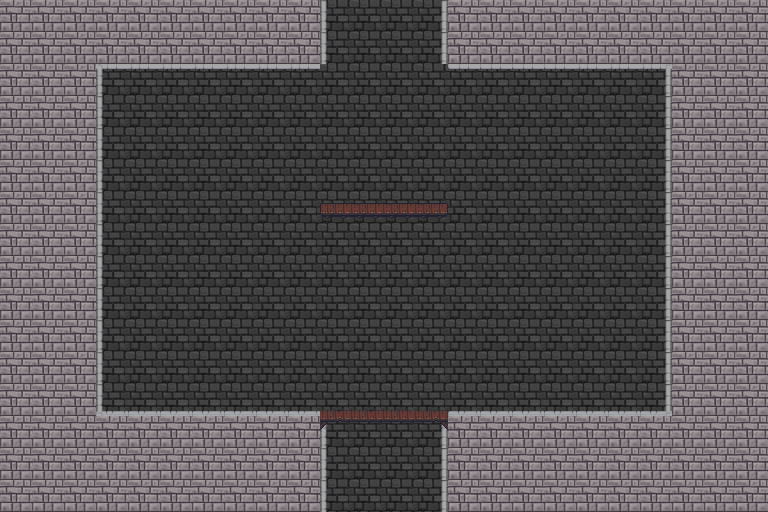

Tiled map render using the project's own tile images. Description and the map definition, with tile-layer contents summarised, below:
An orthogonal 24x16 tile map with 32x32 px tiles, 3 tile layers (Слой тайлов 1, Слой тайлов 2, Fire), 5 tilesets and 3 objects.

<map version="1.0" orientation="orthogonal" renderorder="right-down" width="24" height="16" tilewidth="32" tileheight="32" nextobjectid="42">
 <properties>
  <property name="Down" value="Yes" />
  <property name="Height" type="float" value="5.12" />
  <property name="Left" value="No" />
  <property name="Right" value="No" />
  <property name="Up" value="Yes" />
  <property name="Width" type="float" value="7.68" />
 </properties>
 <tileset firstgid="1" name="wall" tilewidth="32" tileheight="32" tilecount="1" columns="1">
  <image source="../Resources/wall.jpg" width="32" height="32" />
  <tile id="0">
   <properties>
    <property name="Height" type="float" value="5.12" />
    <property name="Width" type="float" value="10.24" />
   </properties>
  </tile>
 </tileset>
 <tileset firstgid="2" name="castle" tilewidth="32" tileheight="32" spacing="1" margin="1" tilecount="465" columns="31">
  <image source="../Resources/castle.png" width="1024" height="512" />
 </tileset>
 <tileset firstgid="467" name="Fire" tilewidth="32" tileheight="64" tilecount="32" columns="8">
  <image source="../Resources/Fire.png" width="256" height="256" />
  <tile id="0">
   <properties>
    <property name="FireFrame" value="1" />
   </properties>
  </tile>
  <tile id="1">
   <properties>
    <property name="FireFrame" value="2" />
   </properties>
  </tile>
  <tile id="2">
   <properties>
    <property name="FireFrame" value="3" />
   </properties>
  </tile>
  <tile id="3">
   <properties>
    <property name="FireFrame" value="4" />
   </properties>
  </tile>
  <tile id="4">
   <properties>
    <property name="FireFrame" value="5" />
   </properties>
  </tile>
  <tile id="5">
   <properties>
    <property name="FireFrame" value="6" />
   </properties>
  </tile>
  <tile id="6">
   <properties>
    <property name="FireFrame" value="7" />
   </properties>
  </tile>
  <tile id="7">
   <properties>
    <property name="FireFrame" value="8" />
   </properties>
  </tile>
  <tile id="8">
   <properties>
    <property name="FireFrame" value="9" />
   </properties>
  </tile>
  <tile id="9">
   <properties>
    <property name="FireFrame" value="10" />
   </properties>
  </tile>
  <tile id="10">
   <properties>
    <property name="FireFrame" value="11" />
   </properties>
  </tile>
  <tile id="11">
   <properties>
    <property name="FireFrame" value="12" />
   </properties>
  </tile>
  <tile id="12">
   <properties>
    <property name="FireFrame" value="13" />
   </properties>
  </tile>
  <tile id="13">
   <properties>
    <property name="FireFrame" value="14" />
   </properties>
  </tile>
  <tile id="14">
   <properties>
    <property name="FireFrame" value="15" />
   </properties>
  </tile>
  <tile id="15">
   <properties>
    <property name="FireFrame" value="16" />
   </properties>
  </tile>
  <tile id="16">
   <properties>
    <property name="FireFrame" value="17" />
   </properties>
  </tile>
  <tile id="17">
   <properties>
    <property name="FireFrame" value="18" />
   </properties>
  </tile>
  <tile id="18">
   <properties>
    <property name="FireFrame" value="19" />
   </properties>
  </tile>
  <tile id="19">
   <properties>
    <property name="FireFrame" value="20" />
   </properties>
  </tile>
  <tile id="20">
   <properties>
    <property name="FireFrame" value="21" />
   </properties>
  </tile>
  <tile id="21">
   <properties>
    <property name="FireFrame" value="22" />
   </properties>
  </tile>
  <tile id="22">
   <properties>
    <property name="FireFrame" value="23" />
   </properties>
  </tile>
  <tile id="23">
   <properties>
    <property name="FireFrame" value="24" />
   </properties>
  </tile>
  <tile id="24">
   <properties>
    <property name="FireFrame" value="25" />
   </properties>
  </tile>
  <tile id="25">
   <properties>
    <property name="FireFrame" value="26" />
   </properties>
  </tile>
  <tile id="26">
   <properties>
    <property name="FireFrame" value="27" />
   </properties>
  </tile>
  <tile id="27">
   <properties>
    <property name="FireFrame" value="27" />
   </properties>
  </tile>
  <tile id="28">
   <properties>
    <property name="FireFrame" value="28" />
   </properties>
  </tile>
  <tile id="29">
   <properties>
    <property name="FireFrame" value="29" />
   </properties>
  </tile>
  <tile id="30">
   <properties>
    <property name="FireFrame" value="30" />
   </properties>
  </tile>
  <tile id="31">
   <properties>
    <property name="FireFrame" value="31" />
   </properties>
  </tile>
 </tileset>
 <tileset firstgid="499" name="Torch" tilewidth="34" tileheight="60" tilecount="1" columns="1">
  <image source="../Resources/Torch.png" width="34" height="60" />
 </tileset>
 <tileset firstgid="500" name="Wall_DelbekeHannes" tilewidth="32" tileheight="32" tilecount="1" columns="1">
  <image source="../Resources/Wall_DelbekeHannes.jpeg" width="32" height="32" />
 </tileset>
 <layer name="Слой тайлов 1" width="24" height="16">
  <data>[384 cells, 384 non-empty, 1 distinct tile ids]</data>
 </layer>
 <layer name="Слой тайлов 2" width="24" height="16">
  <data>[384 cells, 201 non-empty, 7 distinct tile ids]</data>
 </layer>
 <layer name="Fire" width="24" height="16">
  <data>[384 cells, 361 non-empty, 13 distinct tile ids]</data>
 </layer>
 <objectgroup name="ground">
  <properties>
   <property name="height" type="float" value="0" />
  </properties>
  <object id="38" x="320" y="512">
   <polyline points="0,0 0,-96 -224,-96 -224,-448 0,-448 0,-608 128,-608 128,-448 352,-448 352,-96 128,-96 128,0" />
  </object>
 </objectgroup>
 <objectgroup name="platform">
  <object id="40" x="323" y="206" width="123" height="9" />
  <object id="41" x="320" y="416" width="128" />
 </objectgroup>
</map>